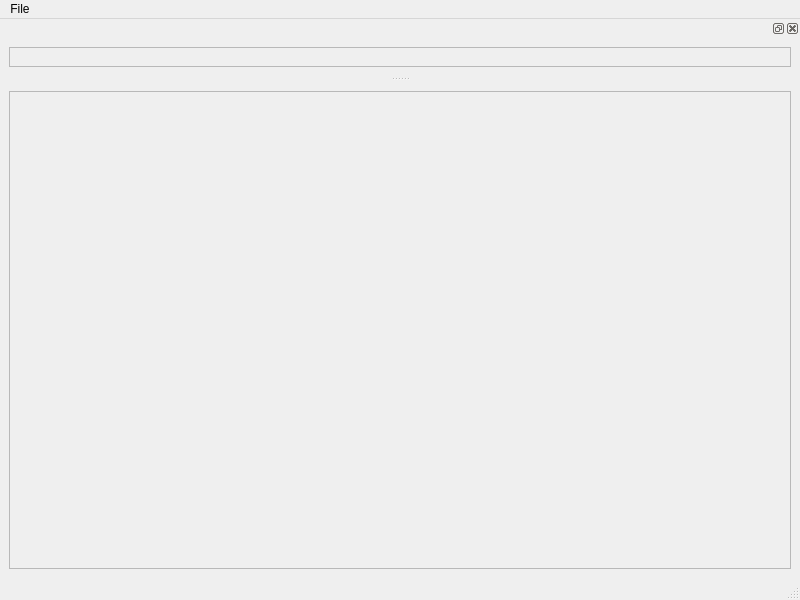
<?xml version="1.0" encoding="UTF-8"?>
<ui version="4.0">
 <class>QSimView</class>
 <widget class="QMainWindow" name="QSimView">
  <property name="geometry">
   <rect>
    <x>0</x>
    <y>0</y>
    <width>800</width>
    <height>600</height>
   </rect>
  </property>
  <property name="windowTitle">
   <string>SimView</string>
  </property>
  <widget class="QWidget" name="centralwidget">
   <layout class="QGridLayout" name="gridLayout">
    <item row="0" column="0">
     <widget class="QFrame" name="frame_objView">
      <property name="frameShape">
       <enum>QFrame::StyledPanel</enum>
      </property>
      <property name="frameShadow">
       <enum>QFrame::Raised</enum>
      </property>
      <layout class="QHBoxLayout" name="horizontalLayout_objView"/>
     </widget>
    </item>
   </layout>
  </widget>
  <widget class="QMenuBar" name="menubar">
   <property name="geometry">
    <rect>
     <x>0</x>
     <y>0</y>
     <width>800</width>
     <height>31</height>
    </rect>
   </property>
   <widget class="QMenu" name="menuFile">
    <property name="title">
     <string>File</string>
    </property>
    <addaction name="actionLoad_Data"/>
   </widget>
   <addaction name="menuFile"/>
  </widget>
  <widget class="QStatusBar" name="statusbar"/>
  <widget class="QDockWidget" name="dockWidget_graphView_2">
   <property name="floating">
    <bool>true</bool>
   </property>
   <attribute name="dockWidgetArea">
    <number>4</number>
   </attribute>
   <widget class="QWidget" name="dockWidgetContents_3">
    <layout class="QVBoxLayout" name="verticalLayout">
     <item>
      <widget class="QFrame" name="frame_graphView">
       <property name="frameShape">
        <enum>QFrame::StyledPanel</enum>
       </property>
       <property name="frameShadow">
        <enum>QFrame::Raised</enum>
       </property>
       <layout class="QHBoxLayout" name="horizontalLayout_graphView"/>
      </widget>
     </item>
    </layout>
   </widget>
  </widget>
  <action name="actionLoad_Data">
   <property name="text">
    <string>Load Data</string>
   </property>
  </action>
 </widget>
 <resources/>
 <connections/>
</ui>
